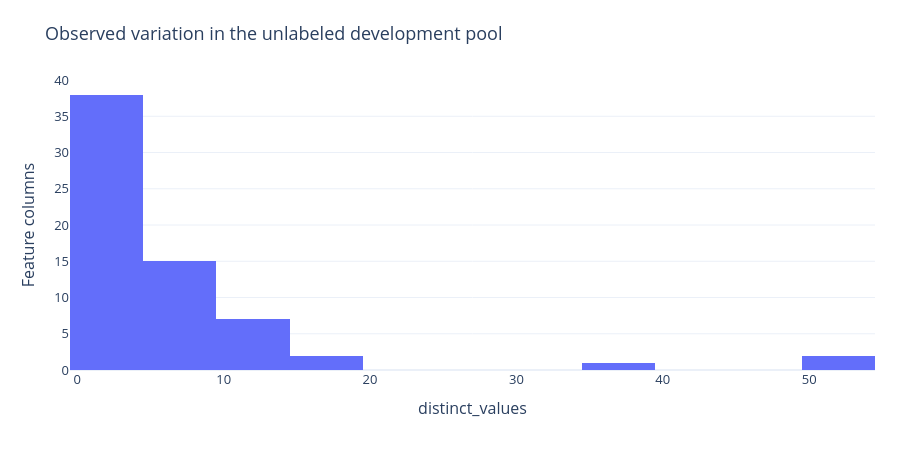

Here is the notebook cell this chart was saved with:
### Markdown cell above
## 03. Observed variation

Constant or low-variation candidates may be uninformative in this development pool. Do not generalize from variation to disease association.

### Code cell
figure = round1_figure(DIRECTORY, 3)
figure.show(renderer='plotly_mimetype')

### Figure 1 — Plotly figure (JSON) as saved in the notebook; plotly's stock layout.template omitted (floating-point values rounded to 4 significant figures)
{"data": [{"bingroup": "x", "hovertemplate": "distinct_values=%{x}<br>count=%{y}<extra></extra>", "legendgroup": "", "marker": {"color": "#636efa", "pattern": {"shape": ""}}, "name": "", "nbinsx": 20, "orientation": "v", "showlegend": false, "type": "histogram", "x": [10, 1, 1, 10, 6, 6, 1, 1, 5, 5, 2, 10, 1, 1, 10, 6, 6, 1, 1, 4, 4, 2, 10, 1, 1, 10, 8, 8, 1, 1, 6, 6, 1, 3, 3, 3, 6, 1, 1, 6, 2, 2, 3, 3, 3, 10, 1, 1, 5, 2, 2, 3, 3, 3, 8, 1, 1, 5, 2, 2, 52, 53, 35, 18, 17], "xaxis": "x", "yaxis": "y"}], "layout": {"barmode": "relative", "font": {"size": 13}, "height": 470, "legend": {"tracegroupgap": 0}, "margin": {"b": 100, "l": 70, "r": 25, "t": 80}, "title": {"text": "Observed variation in the unlabeled development pool"}, "xaxis": {"anchor": "y", "domain": [0, 1], "title": {"text": "distinct_values"}}, "yaxis": {"anchor": "x", "domain": [0, 1], "title": {"text": "Feature columns"}}}}
